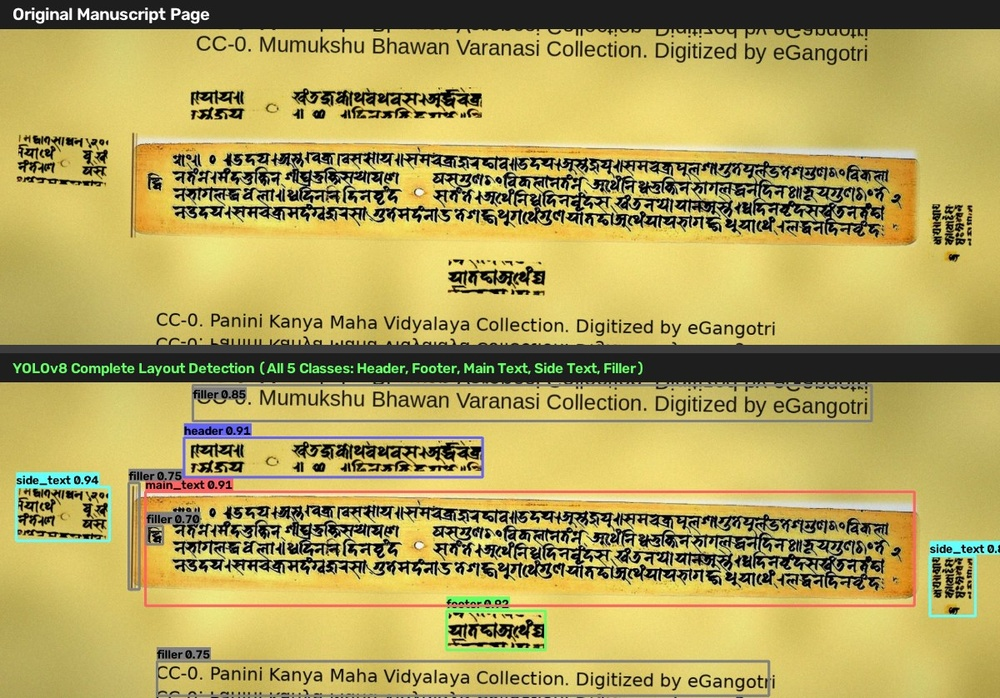
#> input picture assets/showcase_all_5_classes_stacked.jpg, 1000 x 698 px, shrunk from 1200 x 838 before the run
$ python -i page_boundary.py   (imports and definitions only)
#> lines starting #> are read from the running program, lines starting #| are printed output that depends on the picture; after the words box and inside, x2 and y2 are one past the last pixel; in counts of white or black regions, pixels touching at a corner belong together
#> further down, picture is the input picture: shape (698, 1000, 3); mean B, G, R 92.8, 163.7, 178.1
"""Page boundary estimation for manuscript images.

Estimates the actual page/leaf extent within the photograph.
All detection boxes are clipped to this boundary.
"""
import cv2
import numpy as np
from typing import List, Optional, Tuple, Dict, Any


def estimate_page_boundary(
    image: np.ndarray,
    config: Optional[Dict[str, Any]] = None,
) -> List[int]:
    """Estimate the page/leaf boundary within the image.

    Tries multiple methods in order:
    1. Edge-based: Canny edges + contour finding for clear page borders
    2. Color-based: Separate page from background by dominant color
    3. Fallback: Full image dimensions

    Args:
        image: BGR image as numpy array.
        config: Optional config dict with page_boundary settings.

    Returns:
        Bounding box [x_min, y_min, x_max, y_max] of the page region.
    """
    cfg = config or {}
    method = cfg.get("method", "auto")
    h, w = image.shape[:2]
#> h = 698; w = 1000
    full_image = [0, 0, w, h]
#> full_image = [0, 0, 1000, 698]

    if method == "full_image":
        return full_image

    if method == "auto":
        # Check if color-based segmentation finds a distinct page on a contrasting background
        cb = _color_based_boundary(image, cfg)
        if cb is not None:
            cb_area = (cb[2] - cb[0]) * (cb[3] - cb[1])
            # If the color-based page covers between 15% and 88% of the image, it is a true page object
            if 0.15 <= (cb_area / float(h * w)) <= 0.88:
                return cb

        eb = _edge_based_boundary(image, cfg)
        if eb is not None:
            eb_area = (eb[2] - eb[0]) * (eb[3] - eb[1])
            if (eb_area / float(h * w)) < 0.90:
                return eb
            # If edge covers >90% of image, return color-based if it found any boundary
            if cb is not None:
                return cb
            return eb

        if cb is not None:
            return cb

    elif method == "edge":
        boundary = _edge_based_boundary(image, cfg)
        if boundary is not None:
            return boundary

    elif method == "color":
        boundary = _color_based_boundary(image, cfg)
        if boundary is not None:
            return boundary

    return full_image


def _edge_based_boundary(
    image: np.ndarray, config: Dict[str, Any]
) -> Optional[List[int]]:
    """Detect page boundary using Canny edges and contour finding."""
    h, w = image.shape[:2]
    min_area_ratio = config.get("min_page_area_ratio", 0.3)
    canny_low = config.get("edge_canny_low", 50)
    canny_high = config.get("edge_canny_high", 150)

    gray = cv2.cvtColor(image, cv2.COLOR_BGR2GRAY)
    blurred = cv2.GaussianBlur(gray, (5, 5), 0)
    edges = cv2.Canny(blurred, canny_low, canny_high)

    # Dilate edges to connect nearby edge fragments
    kernel = cv2.getStructuringElement(cv2.MORPH_RECT, (5, 5))
    edges = cv2.dilate(edges, kernel, iterations=2)

    contours, _ = cv2.findContours(edges, cv2.RETR_EXTERNAL, cv2.CHAIN_APPROX_SIMPLE)
    if not contours:
        return None

    # Find largest contour that covers enough area
    best = None
    best_area = 0
    for cnt in contours:
        area = cv2.contourArea(cnt)
        if area > best_area:
            best_area = area
            best = cnt

    if best is None or best_area < (h * w * min_area_ratio):
        return None

    x, y, bw, bh = cv2.boundingRect(best)
    padding = config.get("margin_padding", 5)
    return _pad_and_clip([x, y, x + bw, y + bh], w, h, padding)


def _color_based_boundary(
    image: np.ndarray, config: Dict[str, Any]
) -> Optional[List[int]]:
    """Detect page boundary by separating page from background color.

    Works well when the background is a distinct solid color (e.g., dark
    scanner background vs light manuscript page).
    """
    h, w = image.shape[:2]
#> h = 698; w = 1000
    min_area_ratio = config.get("min_page_area_ratio", 0.3)

    gray = cv2.cvtColor(image, cv2.COLOR_BGR2GRAY)
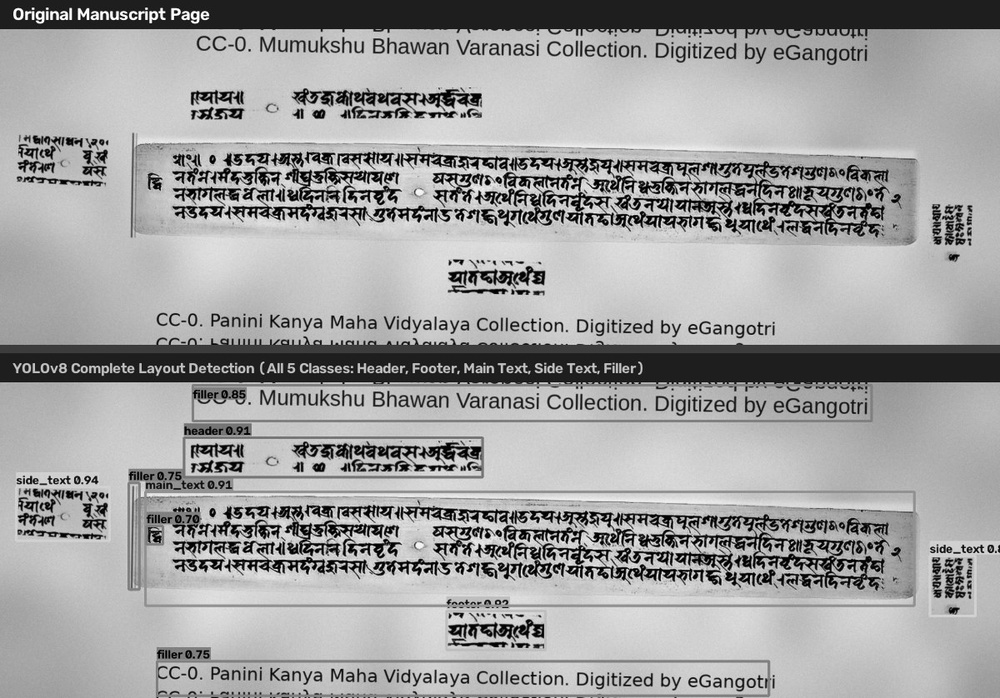
#> gray: shape (698, 1000); min 0, max 255, mean 159.9

    # Use Otsu's thresholding to separate foreground/background
    _, binary = cv2.threshold(gray, 0, 255, cv2.THRESH_BINARY + cv2.THRESH_OTSU)
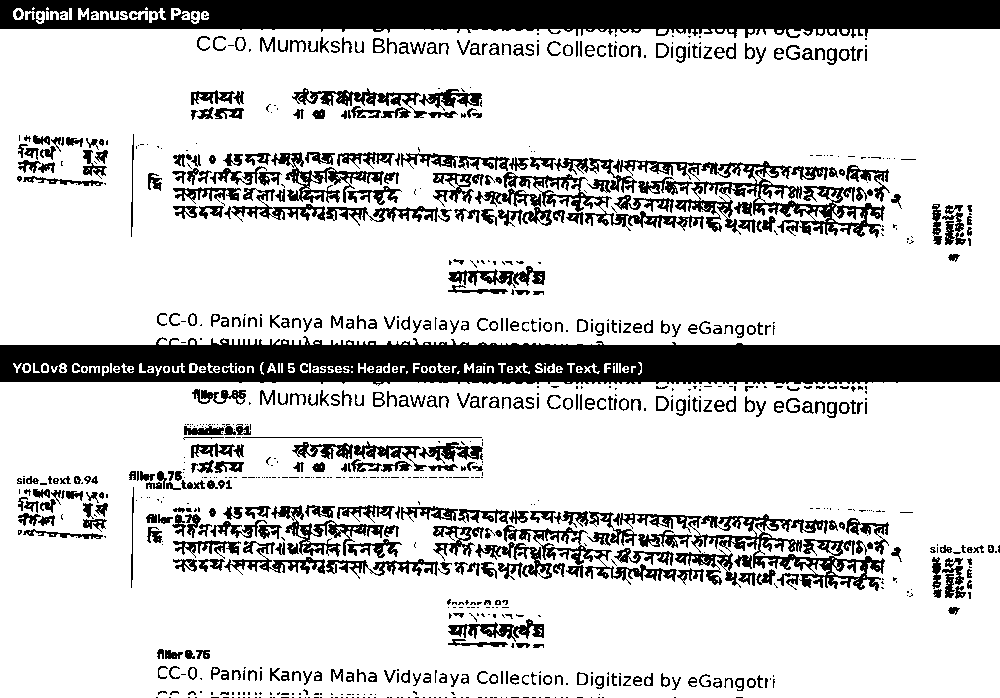
#> binary: shape (698, 1000); 80.5% white; 956 black regions (489 under 20 px), largest, box (x1, y1, x2, y2) and area: (0, 336, 1000, 386) 35385, (0, 0, 1000, 38) 28569, (675, 161, 885, 238) 4500

    # Determine if the page is lighter or darker than background
    # Sample corners to estimate background intensity
    corner_size = min(h, w) // 10
#> corner_size = 69
    corners = [
        gray[:corner_size, :corner_size],
        gray[:corner_size, -corner_size:],
        gray[-corner_size:, :corner_size],
        gray[-corner_size:, -corner_size:],
    ]
    bg_mean = np.mean([c.mean() for c in corners])
#> bg_mean = 145.4
    page_mean = gray[h//4:3*h//4, w//4:3*w//4].mean()
#> page_mean = 160

    if page_mean > bg_mean:
        # Page is lighter than background
        mask = binary
    else:
        # Page is darker (e.g., dark palm leaf on light background)
        mask = cv2.bitwise_not(binary)

    # Clean up the mask
    kernel = cv2.getStructuringElement(cv2.MORPH_RECT, (15, 15))
    mask = cv2.morphologyEx(mask, cv2.MORPH_CLOSE, kernel, iterations=3)
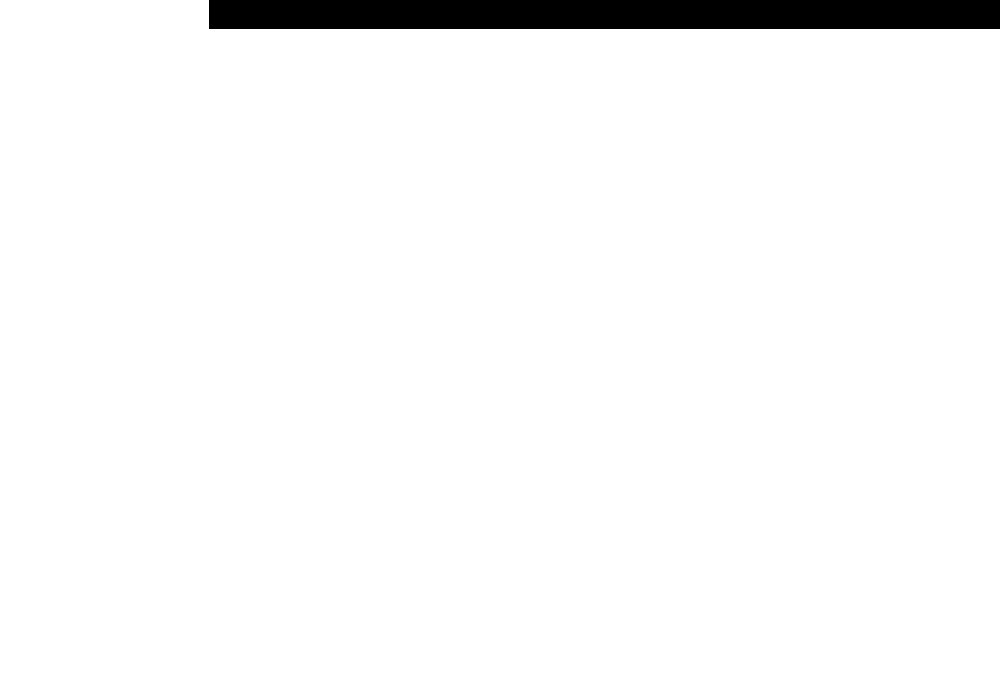
#> mask: shape (698, 1000); 96.7% white; 1 black region, box (x1, y1, x2, y2) and area: (209, 0, 1000, 29) 22939
    mask = cv2.morphologyEx(mask, cv2.MORPH_OPEN, kernel, iterations=2)

    contours, _ = cv2.findContours(mask, cv2.RETR_EXTERNAL, cv2.CHAIN_APPROX_SIMPLE)
#> contours = 1 item
    if not contours:
        return None

    # Find the largest contour
    best = max(contours, key=cv2.contourArea)
#> best = [[0, 0], [0, 697], [999, 697], [999, 29], [209, 29], [208, 28], [208, 0]]
    if cv2.contourArea(best) < (h * w * min_area_ratio):
        return None

    x, y, bw, bh = cv2.boundingRect(best)
#> x = 0; y = 0; bw = 1000; bh = 698
    padding = config.get("margin_padding", 5)
    return _pad_and_clip([x, y, x + bw, y + bh], w, h, padding)


def _pad_and_clip(
    bbox: List[int], width: int, height: int, padding: int
) -> List[int]:
    """Apply negative padding (shrink) and clip to image bounds."""
#> called with width = 1000, height = 698, padding = 5
    x_min, y_min, x_max, y_max = bbox
    x_min = max(0, x_min + padding)
    y_min = max(0, y_min + padding)
    x_max = min(width, x_max - padding)
#> x_max = 995
    y_max = min(height, y_max - padding)
#> y_max = 693
    # Ensure valid box
    if x_min >= x_max or y_min >= y_max:
        return [0, 0, width, height]
    return [int(x_min), int(y_min), int(x_max), int(y_max)]


def clip_bbox_to_boundary(
    bbox: List[int],
    boundary: List[int],
    image_width: int,
    image_height: int,
) -> Optional[List[int]]:
    """Clip a bbox to both the page boundary and the image dimensions.

    Args:
        bbox: [x_min, y_min, x_max, y_max] to clip.
        boundary: Page boundary [x_min, y_min, x_max, y_max].
        image_width: Image width in pixels.
        image_height: Image height in pixels.

    Returns:
        Clipped bbox, or None if the box becomes degenerate (zero area).
    """
    x_min = max(bbox[0], boundary[0], 0)
    y_min = max(bbox[1], boundary[1], 0)
    x_max = min(bbox[2], boundary[2], image_width)
    y_max = min(bbox[3], boundary[3], image_height)

    if x_min >= x_max or y_min >= y_max:
        return None

    return [int(x_min), int(y_min), int(x_max), int(y_max)]

>>> import cv2
>>> picture = cv2.imread('../assets/showcase_all_5_classes_stacked.jpg')
>>> result = estimate_page_boundary(picture)
#> in estimate_page_boundary, `cb = _color_based_boundary(image, cfg)`: cb = [5, 5, 995, 693]
#> in estimate_page_boundary, `cb_area = (cb[2] - cb[0]) * (cb[3] - cb[1])`: cb_area = 681120
#> in _edge_based_boundary, `edges = cv2.Canny(blurred, canny_low, canny_high)`:
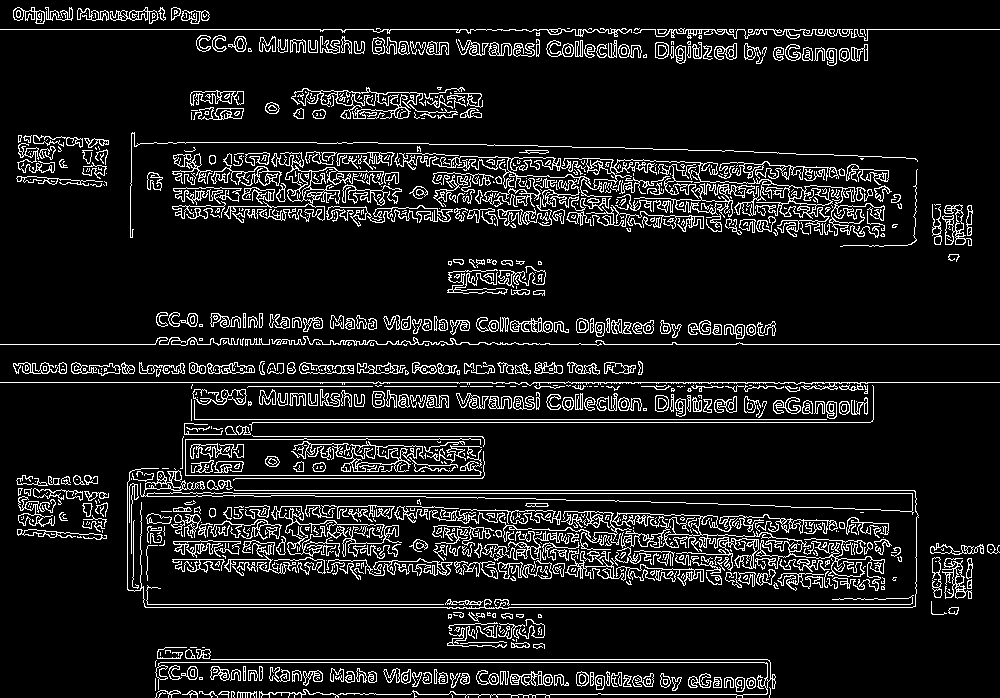
#> edges: shape (698, 1000); 10.4% white in thin lines or dots
#> in _edge_based_boundary, `edges = cv2.dilate(edges, kernel, iterations=2)`:
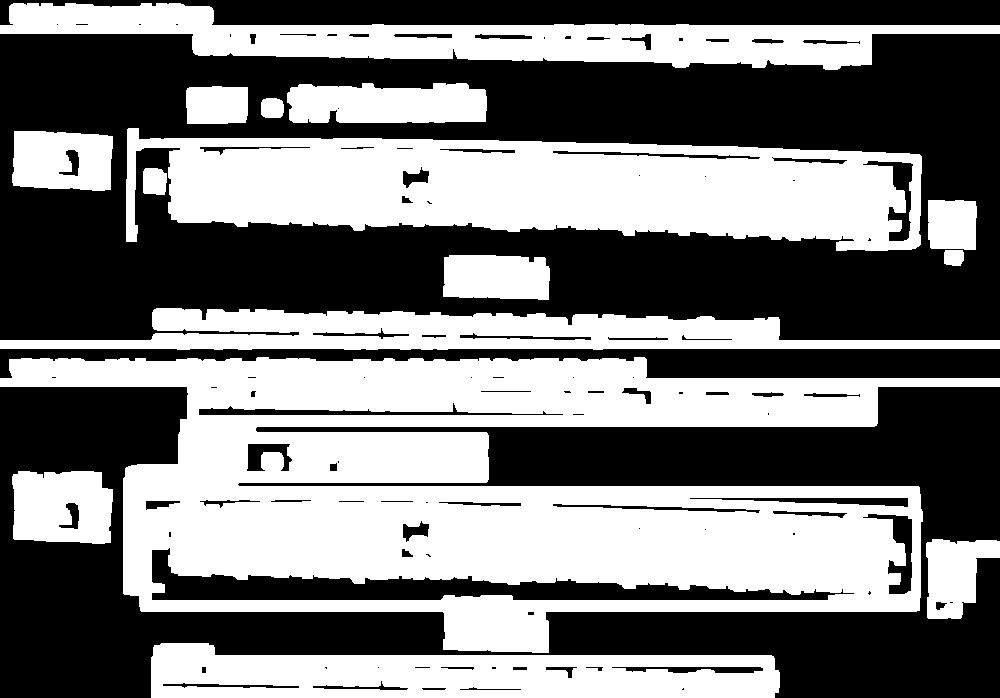
#> edges: shape (698, 1000); 47.4% white; 15 white regions
#> in _edge_based_boundary, `contours, _ = cv2.findContours(edges, cv2.RETR_EXTERNAL, cv2.CHAIN_APP..`: contours = 15 contours; largest, box (x1, y1, x2, y2) and area: (0, 357, 1000, 653) 168355, (126, 128, 922, 251) 67089, (0, 3, 1000, 70) 30474, (151, 643, 780, 698) 26969, (0, 308, 1000, 350) 23753
#> the loop in _edge_based_boundary, `for cnt in contours:` made 15 passes
#> (area, best_area) on passes 1, 4: (26969, 26969), (168355, 168355)
#> area on passes 2, 3, 5, 6, 7, 8: 3874, 6527, 23753, 4287.5, 263.5, 2239
#> after the loop in _edge_based_boundary, `for cnt in contours:`: best = contour of 276 points, box (x1, y1, x2, y2) (0, 357, 1000, 653), area 168355; best_area = 168355
#> result = [5, 5, 995, 693]

$ run again, on assets/showcase_sidetext_real.jpg
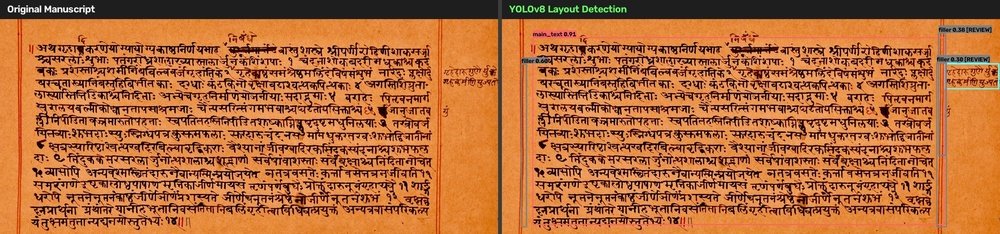
#> input picture assets/showcase_sidetext_real.jpg, 1000 x 234 px, shrunk from 2094 x 490 before the run
#> picture is the input picture: shape (234, 1000, 3); mean B, G, R 60.1, 108.3, 179.7
#> in _color_based_boundary, `_, binary = cv2.threshold(gray, 0, 255, cv2.THRESH_BINARY + cv2.THRESH..`:
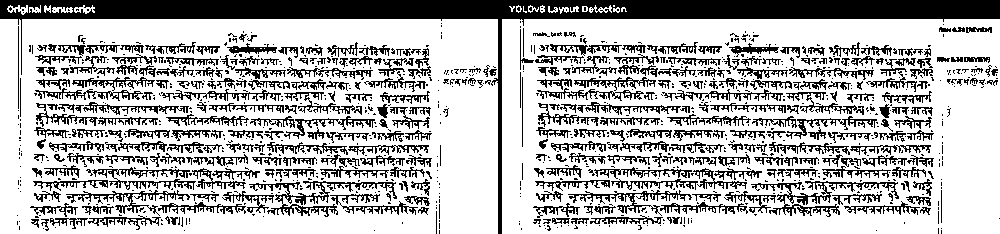
#> binary: shape (234, 1000); 71.6% white; 1041 black regions (690 under 20 px), largest, box (x1, y1, x2, y2) and area: (0, 0, 1000, 234) 19124, (249, 181, 397, 217) 1213, (751, 181, 899, 217) 1212
#> bg_mean = 103.3
#> page_mean = 127.7
#> mask: shape (234, 1000); every value is 255
#> in _color_based_boundary, `contours, _ = cv2.findContours(mask, cv2.RETR_EXTERNAL, cv2.CHAIN_APPR..`: contours = [[[0, 0], [0, 233], [999, 233], [999, 0]]]
#> in _color_based_boundary, `best = max(contours, key=cv2.contourArea)`: best = [[0, 0], [0, 233], [999, 233], [999, 0]]
#> in _color_based_boundary, `x, y, bw, bh = cv2.boundingRect(best)`: x = 0; bw = 1000; bh = 234
#> y_max = 229
#> cb = [5, 5, 995, 229]
#> cb_area = 221760
#> in _edge_based_boundary, `edges = cv2.dilate(edges, kernel, iterations=2)`:
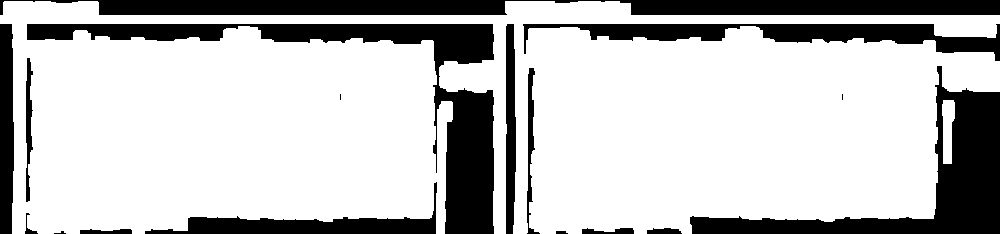
#> edges: shape (234, 1000); 75.8% white; 17 black regions (3 under 20 px)
#> in _edge_based_boundary, `contours, _ = cv2.findContours(edges, cv2.RETR_EXTERNAL, cv2.CHAIN_APP..`: contours = 2 contours; box (x1, y1, x2, y2) and area: (0, 1, 1000, 234) 174272, (942, 100, 955, 164) 575
#> the loop in _edge_based_boundary, `for cnt in contours:` made 2 passes
#> (area, best_area) on passes 1 to 2: (575, 575), (174271.5, 174271.5)
#> after the loop in _edge_based_boundary, `for cnt in contours:`: best = contour of 841 points, box (x1, y1, x2, y2) (0, 1, 1000, 234), area 174272; best_area = 174271.5
#> in _edge_based_boundary, `x, y, bw, bh = cv2.boundingRect(best)`: x = 0; y = 1; bw = 1000; bh = 233
#> eb = [5, 6, 995, 229]
#> eb_area = 220770
#> result = [5, 5, 995, 229]
